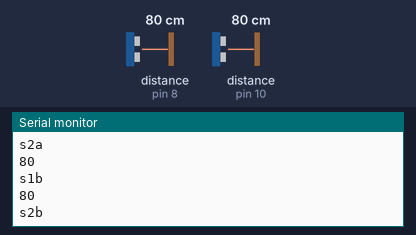
Bench run of a sketch on a simulated Arduino Uno, built with avr-gcc and run on an emulated ATmega328P. Shown: the last lines printed to the serial monitor. Wiring (inferred from the names in the program): 2 × ultrasonic range finder: trigger pin 9, echo pin 8 / trigger pin 11, echo pin 10. The test bench sets the inputs (shaded band); at power-on: distance to the obstacle (sensors on pin 8, pin 10) 80 cm. The echo pulse lasts 58.3 µs per cm.

Above: at 1.8 s.
1.9 s: distance to the obstacle (sensor on pin 8) set to 2 cm
At 2.8 s:
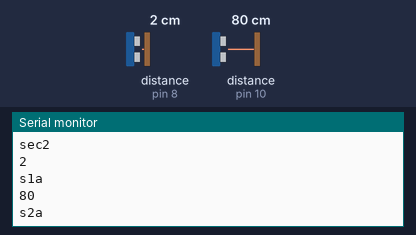
3.5 s: distance to the obstacle (sensor on pin 10) set to 4 cm
At 4.8 s:
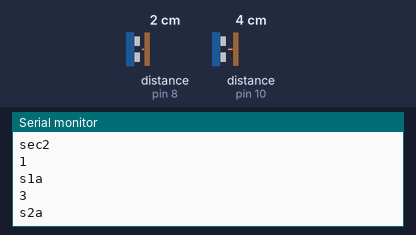
5.0 s: distance to the obstacle (sensor on pin 10) set to 250 cm
At 5.7 s:
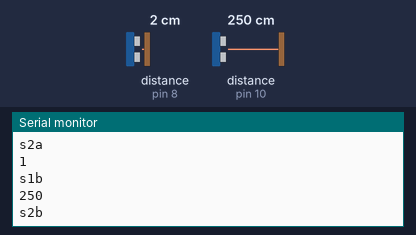
9.1 s: distance to the obstacle (sensor on pin 8) set to 4 cm
At 11.0 s:
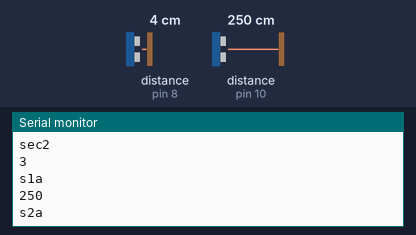
Timing chart, 0 to 11.6 s (numbered marks = the images above; inputs shaded):
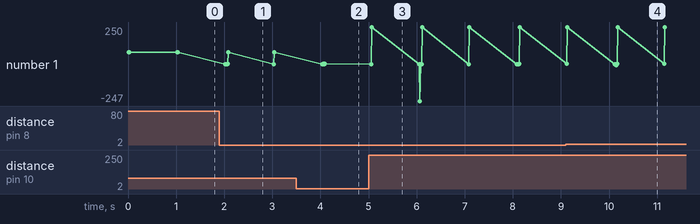

Measured:
- after the input at 1.9 s, the serial monitor: prints a new line after 0.17 s (image 1)
- after the input at 3.5 s, the serial monitor: prints a new line after 0.59 s (image 2)
- after the input at 5.0 s, the serial monitor: prints a new line after 0.06 s (image 3)
- after the input at 9.1 s, the serial monitor: prints a new line at once (image 4)
- plotted number 1: 80 → 3 after the input at 3.5 s, 3 → 250 after the input at 5.0 s

The sketch:

speednewithln.ino
```cpp
const int echo1 = 8, Trig1 = 9, echo2 = 10, Trig2 = 11;
long duration1=0;
long duration2=0;
long s1a=0;
long s1b=0;
long s2a=0;
long s2b=0;
int a=1;
long v1=0;
long v2=0;
long t1=0;
long t2=0;

void setup()
{
// initialize serial communication:
Serial.begin(9600);
pinMode(Trig1, OUTPUT);
pinMode(Trig2, OUTPUT);
pinMode(echo1, INPUT);
pinMode(echo2, INPUT);
}
void loop()
{
// establish variables for duration of the ping,
// and the distance result in inches and centimeters:
while(1)
{
// The PING))) is triggered by a HIGH pulse of 10 microseconds.
// Give a short LOW pulse beforehand to ensure a clean HIGH pulse:
digitalWrite(Trig1, LOW);
delayMicroseconds(2);
digitalWrite(Trig1, HIGH);
delayMicroseconds(10);
digitalWrite(Trig1, LOW);
// The echo pin is used to read the signal from the PING))): a HIGH
// pulse whose duration is the time (in microseconds) from the sending
// of the ping to the reception of its echo off of an object.
duration1 = pulseIn(echo1, HIGH);

digitalWrite(Trig2, LOW);
delayMicroseconds(2);
digitalWrite(Trig2, HIGH);
delayMicroseconds(10);
digitalWrite(Trig2, LOW);
duration2 = pulseIn(echo2, HIGH);
if(a==1)
{
// convert the time into a distance
s1a = microsecondsToCentimeters(duration1);
s2a = microsecondsToCentimeters(duration2);
Serial.println(s1a);
Serial.println("s1a");
Serial.println();
Serial.println(s2a);
Serial.println("s2a");
Serial.println();
//Serial.print("cm");
//Serial.println();
delay(1000);
a--;
}
else
{
s1b = microsecondsToCentimeters(duration1);
s2b = microsecondsToCentimeters(duration2);

Serial.println(s1b);
Serial.println("s1b");
Serial.println();
Serial.println(s2b);
Serial.println("s2b");
Serial.println();
a++;
delay(1000);

v1 = (s1a-s1b);
Serial.println(v1);
Serial.println("cm/sec1");
Serial.println();
v2 = (s2a-s2b);
Serial.println(v2);
Serial.println("cm/sec2");
Serial.println();
t1 = (2*s1b)/v1;
Serial.println(t1);
Serial.println("sec1");
t2 = (s2b-10)/v2;
Serial.println(t2);
Serial.println("sec2");
}
}
delay(1000);
}

long microsecondsToCentimeters(long microseconds)
{
// The speed of sound is 340 m/s or 29 microseconds per centimeter.
// The ping travels out and back, so to find the distance of the
// object we take half of the distance travelled.
return microseconds / 29 / 2;
}
```
